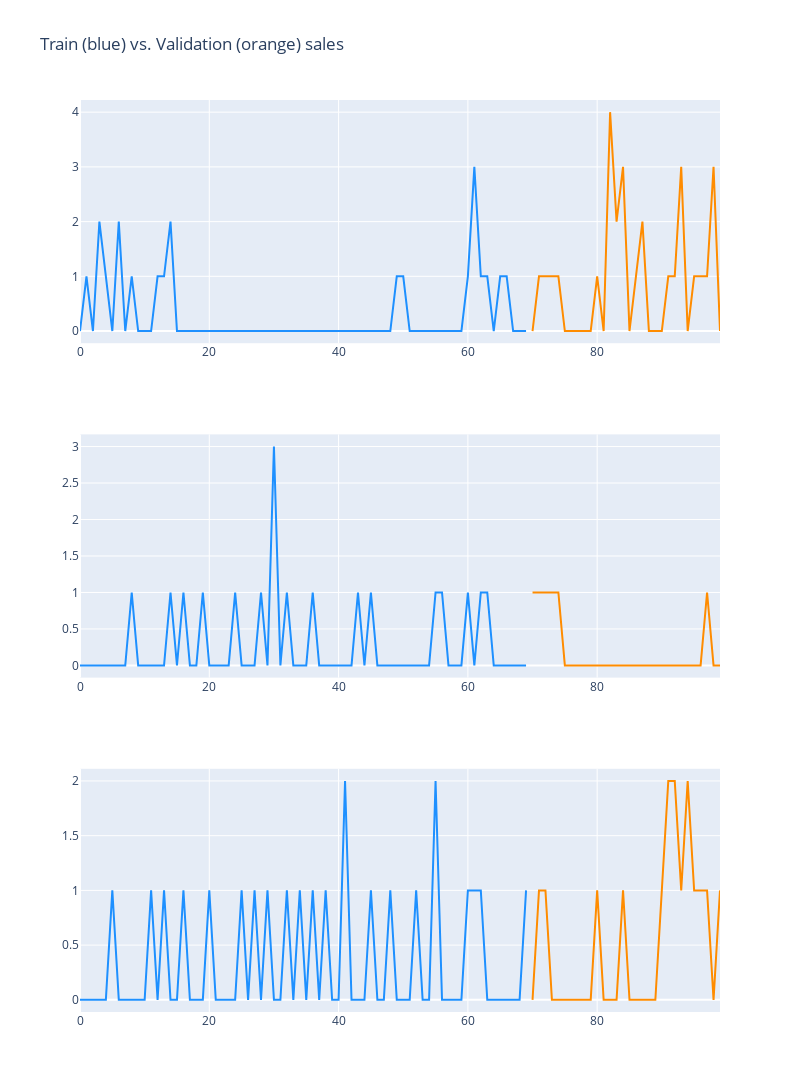

Here is the notebook cell this chart was saved with:
### Code cell
fig = make_subplots(rows=3, cols=1)

fig.add_trace(
    go.Scatter(x=np.arange(70), mode='lines', y=train_dataset.loc[0].values, marker=dict(color="dodgerblue"), showlegend=False,
               name="Original signal"),
    row=1, col=1
)

fig.add_trace(
    go.Scatter(x=np.arange(70, 100), y=val_dataset.loc[0].values, mode='lines', marker=dict(color="darkorange"), showlegend=False,
               name="Denoised signal"),
    row=1, col=1
)

fig.add_trace(
    go.Scatter(x=np.arange(70), mode='lines', y=train_dataset.loc[1].values, marker=dict(color="dodgerblue"), showlegend=False),
    row=2, col=1
)

fig.add_trace(
    go.Scatter(x=np.arange(70, 100), y=val_dataset.loc[1].values, mode='lines', marker=dict(color="darkorange"), showlegend=False),
    row=2, col=1
)

fig.add_trace(
    go.Scatter(x=np.arange(70), mode='lines', y=train_dataset.loc[2].values, marker=dict(color="dodgerblue"), showlegend=False),
    row=3, col=1
)

fig.add_trace(
    go.Scatter(x=np.arange(70, 100), y=val_dataset.loc[2].values, mode='lines', marker=dict(color="darkorange"), showlegend=False),
    row=3, col=1
)

fig.update_layout(height=1200, width=800, title_text="Train (blue) vs. Validation (orange) sales")
fig.show()

### Figure 1 — Plotly figure (JSON) as saved in the notebook; plotly's stock layout.template omitted (floating-point values rounded to 4 significant figures; data arrays with more than 128 entries replaced by an {"elided": "..."} marker saying what was removed)
{"data": [{"marker": {"color": "dodgerblue"}, "mode": "lines", "name": "Original signal", "showlegend": false, "type": "scatter", "x": [0, 1, 2, 3, 4, 5, 6, 7, 8, 9, 10, 11, 12, 13, 14, 15, 16, 17, 18, 19, 20, 21, 22, 23, 24, 25, 26, 27, 28, 29, 30, 31, 32, 33, 34, 35, 36, 37, 38, 39, 40, 41, 42, 43, 44, 45, 46, 47, 48, 49, 50, 51, 52, 53, 54, 55, 56, 57, 58, 59, 60, 61, 62, 63, 64, 65, 66, 67, 68, 69], "xaxis": "x", "y": {"elided": "370 int values"}, "yaxis": "y"}, {"marker": {"color": "darkorange"}, "mode": "lines", "name": "Denoised signal", "showlegend": false, "type": "scatter", "x": [70, 71, 72, 73, 74, 75, 76, 77, 78, 79, 80, 81, 82, 83, 84, 85, 86, 87, 88, 89, 90, 91, 92, 93, 94, 95, 96, 97, 98, 99], "xaxis": "x", "y": [0, 1, 1, 1, 1, 0, 0, 0, 0, 0, 1, 0, 4, 2, 3, 0, 1, 2, 0, 0, 0, 1, 1, 3, 0, 1, 1, 1, 3, 0, 1, 1, 0, 0, 0, 2, 0, 3, 5, 0, 0, 1, 1, 0, 2, 1, 2, 2, 1, 0, 2, 4, 0, 0, 0, 0, 3, 3, 0, 1], "yaxis": "y"}, {"marker": {"color": "dodgerblue"}, "mode": "lines", "showlegend": false, "type": "scatter", "x": [0, 1, 2, 3, 4, 5, 6, 7, 8, 9, 10, 11, 12, 13, 14, 15, 16, 17, 18, 19, 20, 21, 22, 23, 24, 25, 26, 27, 28, 29, 30, 31, 32, 33, 34, 35, 36, 37, 38, 39, 40, 41, 42, 43, 44, 45, 46, 47, 48, 49, 50, 51, 52, 53, 54, 55, 56, 57, 58, 59, 60, 61, 62, 63, 64, 65, 66, 67, 68, 69], "xaxis": "x2", "y": {"elided": "370 int values"}, "yaxis": "y2"}, {"marker": {"color": "darkorange"}, "mode": "lines", "showlegend": false, "type": "scatter", "x": [70, 71, 72, 73, 74, 75, 76, 77, 78, 79, 80, 81, 82, 83, 84, 85, 86, 87, 88, 89, 90, 91, 92, 93, 94, 95, 96, 97, 98, 99], "xaxis": "x2", "y": [1, 1, 1, 1, 1, 0, 0, 0, 0, 0, 0, 0, 0, 0, 0, 0, 0, 0, 0, 0, 0, 0, 0, 0, 0, 0, 0, 1, 0, 0, 0, 0, 0, 1, 0, 0, 0, 0, 0, 0, 0, 1, 0, 0, 0, 0, 0, 0, 0, 0, 0, 1, 2, 1, 1, 0, 0, 0, 0, 0], "yaxis": "y2"}, {"marker": {"color": "dodgerblue"}, "mode": "lines", "showlegend": false, "type": "scatter", "x": [0, 1, 2, 3, 4, 5, 6, 7, 8, 9, 10, 11, 12, 13, 14, 15, 16, 17, 18, 19, 20, 21, 22, 23, 24, 25, 26, 27, 28, 29, 30, 31, 32, 33, 34, 35, 36, 37, 38, 39, 40, 41, 42, 43, 44, 45, 46, 47, 48, 49, 50, 51, 52, 53, 54, 55, 56, 57, 58, 59, 60, 61, 62, 63, 64, 65, 66, 67, 68, 69], "xaxis": "x3", "y": {"elided": "370 int values"}, "yaxis": "y3"}, {"marker": {"color": "darkorange"}, "mode": "lines", "showlegend": false, "type": "scatter", "x": [70, 71, 72, 73, 74, 75, 76, 77, 78, 79, 80, 81, 82, 83, 84, 85, 86, 87, 88, 89, 90, 91, 92, 93, 94, 95, 96, 97, 98, 99], "xaxis": "x3", "y": [0, 1, 1, 0, 0, 0, 0, 0, 0, 0, 1, 0, 0, 0, 1, 0, 0, 0, 0, 0, 1, 2, 2, 1, 2, 1, 1, 1, 0, 1, 1, 1, 0, 0, 1, 1, 0, 2, 1, 0, 0, 0, 0, 2, 1, 3, 0, 0, 1, 0, 1, 0, 2, 0, 0, 0, 2, 3, 0, 1], "yaxis": "y3"}], "layout": {"height": 1200, "title": {"text": "Train (blue) vs. Validation (orange) sales"}, "width": 800, "xaxis": {"anchor": "y", "domain": [0, 1]}, "xaxis2": {"anchor": "y2", "domain": [0, 1]}, "xaxis3": {"anchor": "y3", "domain": [0, 1]}, "yaxis": {"anchor": "x", "domain": [0.7333, 1]}, "yaxis2": {"anchor": "x2", "domain": [0.3667, 0.6333]}, "yaxis3": {"anchor": "x3", "domain": [0, 0.2667]}}}
